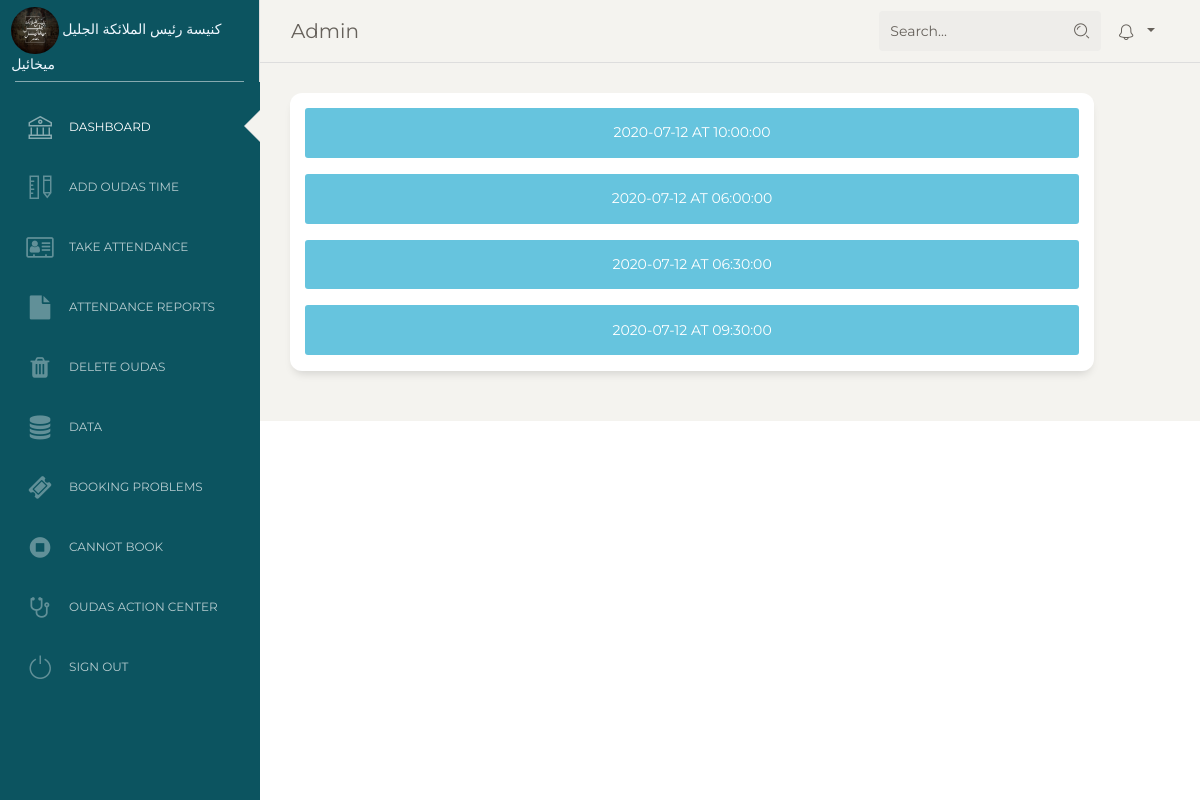
Page /Admin/Views/attendance.php (signed in) on the committed database.
### tables this page shows
CREATE TABLE `slots` (
  `slot_id` int(11) NOT NULL,
  `slot_date` date DEFAULT NULL,
  `slot_time` time DEFAULT NULL,
  `slot_time_to` time NOT NULL DEFAULT '00:00:00',
  `church` varchar(1) NOT NULL DEFAULT 'S',
  `number` int(11) NOT NULL DEFAULT 50,
  `priest` varchar(250) NOT NULL DEFAULT '0',
  `delivered_date` date DEFAULT NULL,
  `shamas` int(11) NOT NULL DEFAULT 0,
  `men` int(11) NOT NULL DEFAULT 0,
  `women` int(11) NOT NULL DEFAULT 0,
  `notes` varchar(1000) NOT NULL DEFAULT '0',
  `shown` varchar(1) NOT NULL DEFAULT 'N'
);

### Admin/Views/attendance.php (the view, shortened to what this page needs)
<?php
if(isset($_SESSION['username']) && !empty($_SESSION['username']) && $_SESSION['username'] == "Admin") {
    $db = new database();
    $connect = $db->connects;
    $today = date("Y-m-d");
    ?>
    <!DOCTYPE html>
    <html lang="en">
    <head>
        <link href="https://maxcdn.bootstrapcdn.com/font-awesome/latest/css/font-awesome.min.css" rel="stylesheet">
        <link href="../assets/css/bootstrap.min.css" rel="stylesheet" />
        <link href="../assets/css/paper-dashboard.css?v=2.0.1" rel="stylesheet" />
        <link href="../assets/demo/demo.css" rel="stylesheet" />
    </head>
    <body class="">
    <div class="wrapper ">
        <?php include "Sidebar.php"; ?>
        <div class="main-panel" >
            <?php include "Navbar.php"; ?>
            <div class="content">
                <form>
                    <div class="row">
                        <div class="col-11">
                            <div class="card card-stats">
                                <div class="card-body ">
                                    <div class="row">
                                        <?php
                                        $sql = "SELECT * from slots order by slot_date";
                                        $result = mysqli_query($connect,$sql);
                                        if($result->num_rows > 0) {
                                            while ($row = $result->fetch_assoc()) {
                                                if($today <= $row["slot_date"]) {
                                                    ?>
                                                    <div class="col-12">
                                                        <a href="TakeAttendance.php?id=<?php echo $row["slot_id"]?>">
                                                            <div class="alert alert-info" style="text-align: center">
                                                                <?php echo $row["slot_date"] . " AT " . $row["slot_time"]?>
                                                            </div>
                                                        </a>
                                                    </div>
                                                    <?php
                                                }
                                            }
                                        }
                                        ?>
                                    </div>
                                </div>
                            </div>
                        </div>
                    </div>
                </form>
            </div>
        </div>
    </div>
    </body>
    </html>
    <?php
}
else
{
    header('Location: ../../index.php');
}
?>

### rows in the picture
slots: slot_date "2020-07-12", slot_time "10:00:00"
slots: slot_date "2020-07-12", slot_time "06:00:00"
slots: slot_date "2020-07-12", slot_time "06:30:00"
slots: slot_date "2020-07-12", slot_time "09:30:00"

### other values in the picture
$_SESSION["username"] "Admin"
